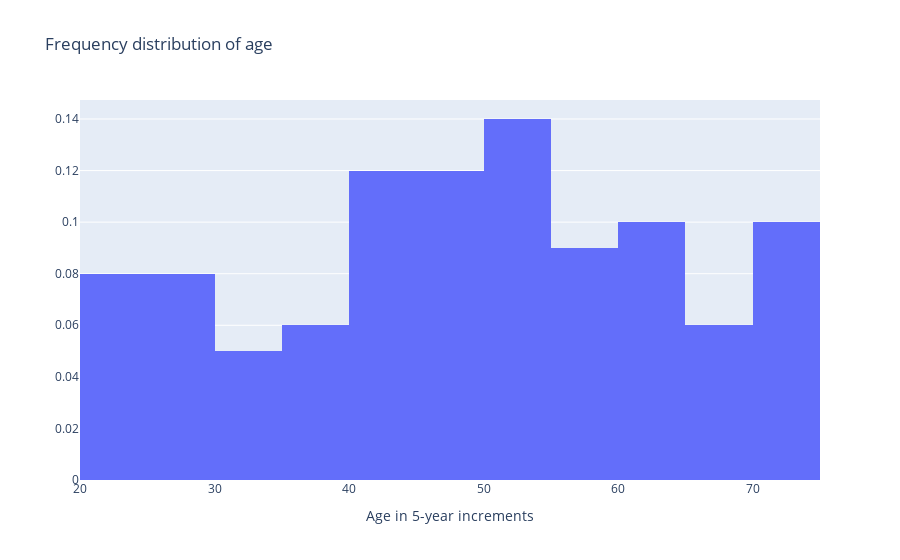

Source (notebook cell):
### Markdown cell above
## Frequency distribution (normalized histogram)

### Code cell
trace = go.Histogram(x = age,
                    histnorm  = "probability")

data = [trace]

layout = {"title":"Frequency distribution of age",
         "xaxis":{"title":"Age in 5-year increments"}}

# iplot({"data":data}) # old way of doing things in Jupyter Notebook!
pio.show({"data": data, 'layout':layout})

### Figure 1 — Plotly figure (JSON) as saved in the notebook; plotly's stock layout.template omitted (floating-point values rounded to 4 significant figures)
{"data": [{"histnorm": "probability", "type": "histogram", "x": [31.34, 54.59, 44.64, 63.41, 63.12, 35.72, 35.93, 64.3, 72.74, 68.3, 40.32, 48.05, 57.91, 59.49, 40.99, 51.3, 48.17, 21.74, 62.73, 68.66, 40.7, 54.23, 25.07, 40.92, 71.39, 56.17, 42.45, 63.59, 38.11, 51.68, 67.93, 44.55, 64.32, 28.76, 59.03, 59.05, 32.81, 70.94, 44.88, 70.1, 24.23, 30.95, 23.56, 57.44, 53.11, 49.8, 23.34, 51.32, 38.8, 48.16, 27.04, 53.79, 51.56, 21.37, 54.34, 70.25, 63.69, 74.57, 72.78, 63.77, 36.4, 54.75, 46.82, 31.57, 41.65, 23.91, 45.39, 74.03, 27.69, 27.45, 60.88, 52.71, 46.47, 26.78, 33.38, 69.6, 43.5, 49.94, 21.34, 37.23, 44.59, 54.06, 70.58, 54.79, 59.12, 29.09, 61.29, 65.87, 55.22, 44.67, 29.24, 51.69, 49.52, 72.38, 46.94, 48.14, 49.99, 65.24, 24.08, 57.15]}], "layout": {"title": {"text": "Frequency distribution of age"}, "xaxis": {"title": {"text": "Age in 5-year increments"}}}}
